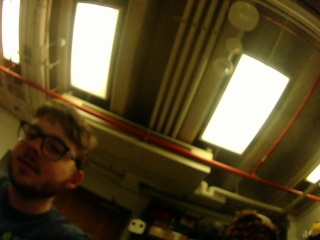
#> input picture goose-eyes/nodes/auto-aim/raw_frame.jpg, 320 x 240 px
$ python -i circlet.py   (imports and definitions only)
#> lines starting #> are read from the running program, lines starting #| are printed output that depends on the picture; after the words box and inside, x2 and y2 are one past the last pixel; in counts of white or black regions, pixels touching at a corner belong together
#> further down, picture is the input picture: shape (240, 320, 3); mean B, G, R 45.8, 76.6, 90.4
import cv2
import numpy as np
from dora import Node

FOV = 90
OFFSET = 135

def getYawValueLeft(frame):
    # camera origin is in top left, so calculate x position of center of camera (we only care about x position for circlet)
    center_x = 1280/2
    # process camera feed to detect red
    difference = cv2.subtract(frame[:, :, 2], frame[:, :, 0])
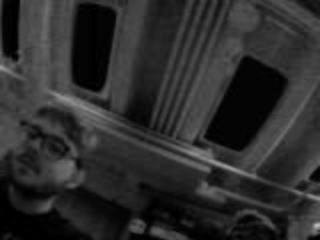
#> difference: shape (240, 320); min 0, max 190, mean 44.6
    mask = cv2.inRange(difference, 70, 255)
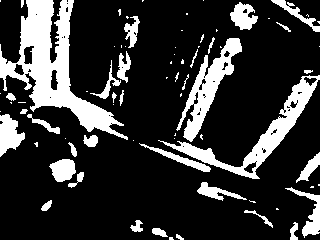
#> mask: shape (240, 320); 20.6% white; 76 white regions (42 under 20 px)
    contours, hierarchy = cv2.findContours(mask, cv2.RETR_EXTERNAL, cv2.CHAIN_APPROX_SIMPLE)
#> contours = 76 contours, 49 with area under 20; largest, box (x1, y1, x2, y2) and area: (0, 0, 128, 140) 5578, (158, 75, 320, 179) 2570, (176, 38, 242, 142) 1974, (0, 114, 25, 157) 588, (230, 2, 258, 30) 438
    # array of bounding box centers
    rect_centers = []
    for contour in contours:
        rect = cv2.minAreaRect(contour)
        rect_centers.append(rect[0][0]) # append center of bounding box i
#> this loop made 76 passes
#> rect on passes 1, 2, 3, 4, 5, 6, 8, 9, 10, 13, 14, 15: ((171, 238), (2, 4), -90), ((179.3, 236.9), (3.13, 8.5), -63.43), ((159.7, 231.8), (6.87, 16.35), -74.05), ((293.5, 230.5), (17, 7), -90), ((136, 225.5), (11, 12), -90), ((259.3, 216.5), (6.49, 32.24), -61.82), ((252, 201.2), (1.18, 6.28), -78.69), ((46.75, 205.3), (13.44, 5.66), -45), ((308.2, 208), (29.33, 53.76), -20.7), ((221.7, 193.9), (12.65, 49.33), -71.57), ((76.69, 180.1), (20.44, 7.66), -48.01), ((63.45, 169.7), (24.46, 21.3), -20.56)
#> (contour, rect) on passes 7, 11, 12, 25, 31, 32: ([[276, 208], [276, 209], [278, 209], [277, 208]], ((277, 208.5), (1, 2), -90)), ([[311, 186], [310, 187], [313, 187], [313, 186]], ((311.5, 186.5), (1, 3), -90)), ([[318, 184], [318, 185], [319, 185], [319, 184]], ((318.5, 184.5), (1, 1), -90)), ([[175, 133], [175, 134], [174, 135], [175, 135]], ((174.5, 134), (2, 1), -90)), ([[18, 102], [25, 102]], ((21.5, 102), (0, 7), -90)), ([[10, 102], [11, 103], [11, 102]], ((10.75, 102.3), (0.707, 1.41), -45))
#> after the loop, rect_centers = 76 values, max 319 at index 50, min 0 at index 27, mean 161.4
    max_cx = max(rect_centers) - center_x # turn the bounding box center values into a centered (pixel, pixel) position
#> max_cx = -321
    cx_to_fov = lambda cx: (FOV/1280) * cx # function that translates (pixel, pixel) into a degree value
    return -cx_to_fov(max_cx) - OFFSET # return the (pixel,pixel) position after it's translated into a yaw value for the turret to move

def getYawValueRight(frame):
    center_x = 1280/2
    difference = cv2.subtract(frame[:, :, 2], frame[:, :, 0])
    mask = cv2.inRange(difference, 70, 255)
    contours, hierarchy = cv2.findContours(mask, cv2.RETR_EXTERNAL, cv2.CHAIN_APPROX_SIMPLE)
    rect_centers = []
    for contour in contours:
        rect = cv2.minAreaRect(contour)
        rect_centers.append(rect[0][0])
    max_cx = center_x - min(rect_centers)
    cx_to_fov = lambda cx: (FOV/1280) * cx
    return cx_to_fov(max_cx) + OFFSET

# [18 lines not run here, left out]

# [1 line that did not run here, left out]

circlet_active = False

# [30 lines not run here, left out]

>>> import cv2
>>> picture = cv2.imread('../auto-aim/raw_frame.jpg')
>>> result = getYawValueLeft(picture)
#> result = -112.4
